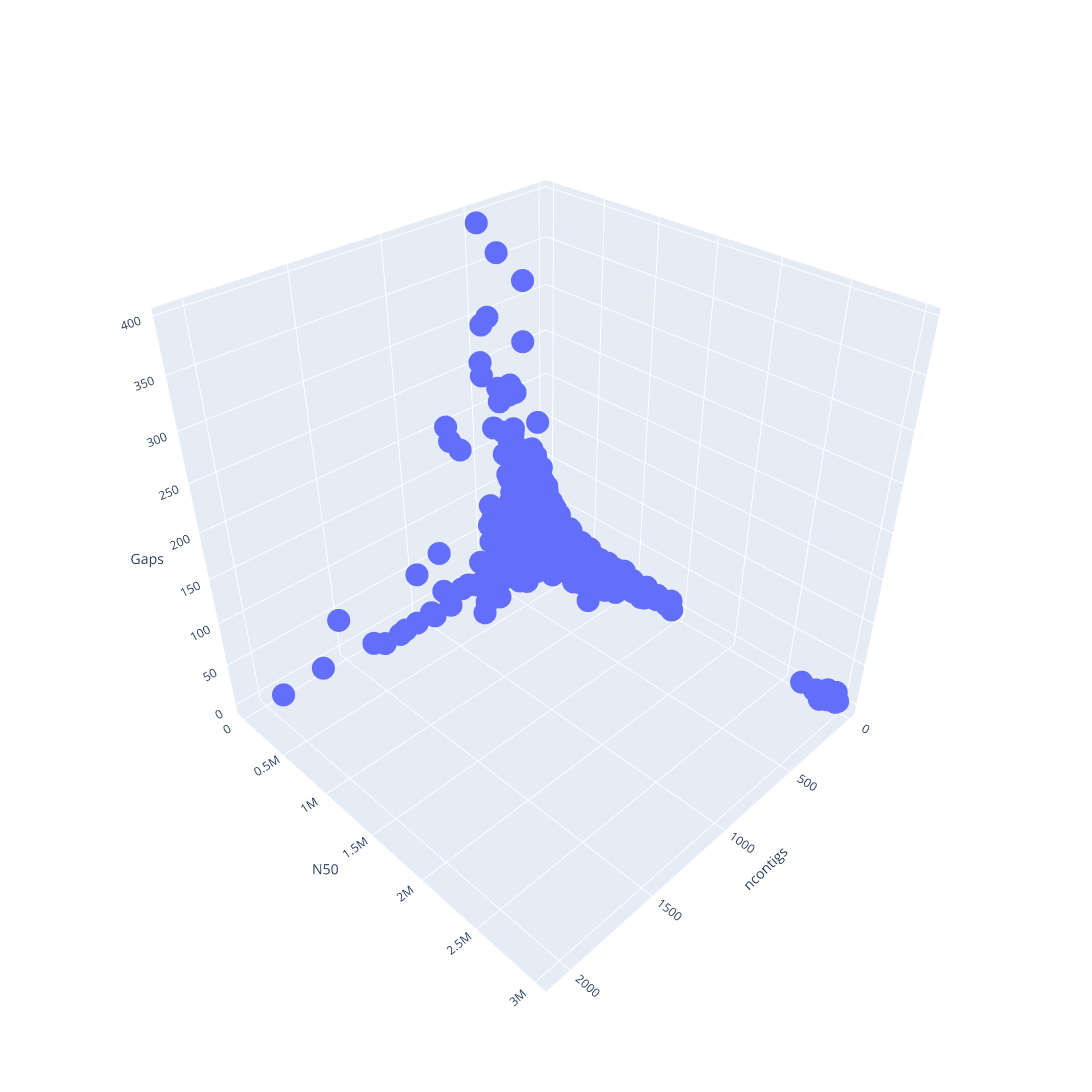

Notebook cell for this chart:
### Code cell
fig = px.scatter_3d(pgw_df, x='ncontigs', y='N50', z='Gaps', width=1400, height=2000)
fig.show()

### Figure 1 — Plotly figure (JSON) as saved in the notebook; plotly's stock layout.template omitted (floating-point values rounded to 4 significant figures; data arrays with more than 128 entries replaced by an {"elided": "..."} marker saying what was removed)
{"data": [{"hovertemplate": "ncontigs=%{x}<br>N50=%{y}<br>Gaps=%{z}<extra></extra>", "legendgroup": "", "marker": {"color": "#636efa", "symbol": "circle"}, "mode": "markers", "name": "", "scene": "scene", "showlegend": false, "type": "scatter3d", "x": {"elided": "32520 int values"}, "y": {"elided": "32520 int values"}, "z": {"elided": "32520 int values"}}], "layout": {"height": 2000, "legend": {"tracegroupgap": 0}, "margin": {"t": 60}, "scene": {"aspectmode": "auto", "aspectratio": {"x": 1, "y": 1, "z": 1}, "camera": {"center": {"x": 0, "y": 0, "z": 0}, "eye": {"x": 1.355, "y": 1.355, "z": 1.355}, "projection": {"type": "perspective"}, "up": {"x": 0, "y": 0, "z": 1}}, "domain": {"x": [0, 1], "y": [0, 1]}, "xaxis": {"title": {"text": "ncontigs"}, "type": "linear"}, "yaxis": {"title": {"text": "N50"}, "type": "linear"}, "zaxis": {"title": {"text": "Gaps"}, "type": "linear"}}, "width": 1400}}
